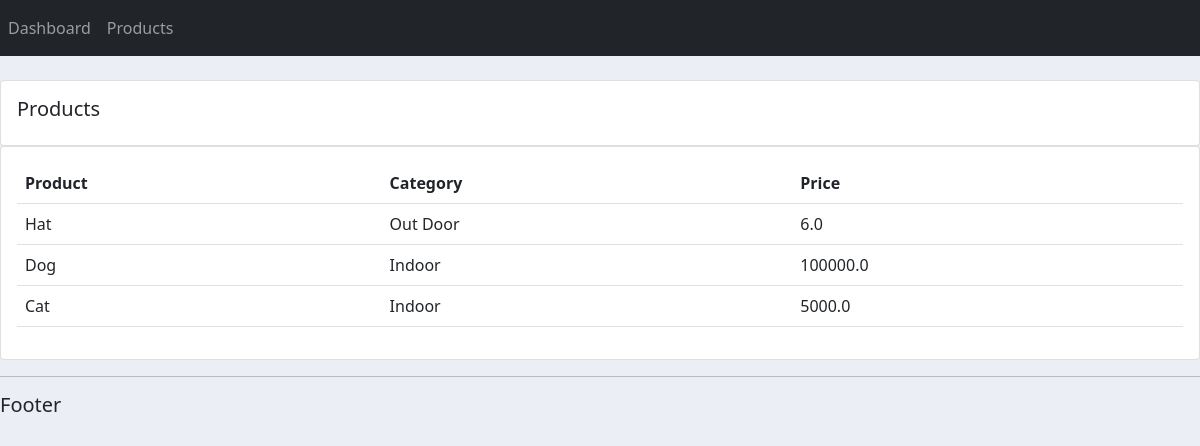
Screenshot of /products/ with the database file from the repository.
### accounts/models.py (models this page shows, shortened)
class Product(models.Model):
        CATEGORY = (
                        ('Indoor', 'Indoor'),
                        ('Out Door', 'Out Door'),
                        )
        name = models.CharField(max_length=200, null=True)
        price = models.FloatField(null=True)
        category = models.CharField(max_length=200, null=True, choices=CATEGORY)
        description = models.CharField(max_length=200, null=True, blank=True)
        date_created = models.DateTimeField(auto_now_add=True, null=True)
        tags = models.ManyToManyField(Tag)

### accounts/views.py (the view)
# urls.py: path('products/', views.products, name="products"),
def products(request):
    products = Product.objects.all()
    return render(request, 'accounts/products.html', {'products':products})

### accounts/templates/accounts/products.html
{% extends 'accounts/main.html' %}
{% block content %}
<br>
<div class="row">
    <div class="col-md">
        <div class="card card-body">
            <h5>Products</h5>
        </div>
        <div class="card card-body">
            <table class="table">
                <tr>
                    <th>Product</th>
                    <th>Category</th>
                    <th>Price</th>
                </tr>
                {% for i in products %}
						<tr>
							<td>{{i.name}}</td>
							<td>{{i.category}}</td>
							<td>{{i.price}}</td>
						</tr>
				{% endfor %}
            </table>
        </div>
    </div>
</div>
{% endblock %}

### static/css/main.css (style rules this page uses)
body { background-color: #ebeff5; }

### rows the page displays
Product: name "Hat", category "Out Door", price "6.0"
Product: name "Dog", category "Indoor", price "100000.0"
Product: name "Cat", category "Indoor", price "5000.0"
